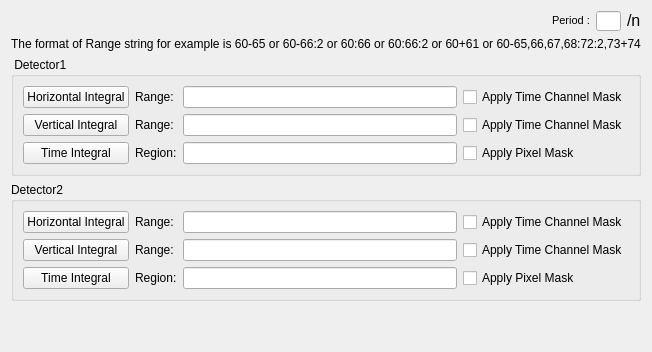
     <widget class="QWidget" name="widget">
      <attribute name="title">
       <string>Diagnostics</string>
      </attribute>
      <layout class="QGridLayout" name="gridLayout_25">
       <item row="0" column="0">
        <layout class="QGridLayout" name="gridLayout_23">
         <property name="sizeConstraint">
          <enum>QLayout::SetDefaultConstraint</enum>
         </property>
         <property name="verticalSpacing">
          <number>6</number>
         </property>
         <item row="0" column="0">
          <widget class="MantidQt::MantidWidgets::MWRunFiles" name="file_run_edit" native="true">
           <property name="sizePolicy">
            <sizepolicy hsizetype="MinimumExpanding" vsizetype="Minimum">
             <horstretch>0</horstretch>
             <verstretch>0</verstretch>
            </sizepolicy>
           </property>
           <property name="maximumSize">
            <size>
             <width>16777215</width>
             <height>16777215</height>
            </size>
           </property>
           <property name="label" stdset="0">
            <string>File/Run:</string>
           </property>
           <property name="multipleFiles" stdset="0">
            <bool>false</bool>
           </property>
          </widget>
         </item>
         <item row="0" column="1">
          <widget class="QLabel" name="label_period">
           <property name="text">
            <string>&lt;!DOCTYPE HTML PUBLIC &quot;-//W3C//DTD HTML 4.0//EN&quot; &quot;http://www.w3.org/TR/REC-html40/strict.dtd&quot;&gt;
&lt;html&gt;&lt;head&gt;&lt;meta name=&quot;qrichtext&quot; content=&quot;1&quot; /&gt;&lt;style type=&quot;text/css&quot;&gt;
p, li { white-space: pre-wrap; }
&lt;/style&gt;&lt;/head&gt;&lt;body style=&quot; font-family:'MS Shell Dlg 2'; font-size:8.25pt; font-weight:400; font-style:normal;&quot;&gt;
&lt;p style=&quot; margin-top:0px; margin-bottom:0px; margin-left:0px; margin-right:0px; -qt-block-indent:0; text-indent:0px;&quot;&gt;&lt;span style=&quot; font-size:8pt;&quot;&gt;Period :&lt;/span&gt;&lt;/p&gt;&lt;/body&gt;&lt;/html&gt;</string>
           </property>
          </widget>
         </item>
         <item row="0" column="2">
          <widget class="QLineEdit" name="period_edit">
           <property name="minimumSize">
            <size>
             <width>25</width>
             <height>0</height>
            </size>
           </property>
           <property name="maximumSize">
            <size>
             <width>25</width>
             <height>20</height>
            </size>
           </property>
          </widget>
         </item>
         <item row="0" column="3">
          <widget class="QLabel" name="total_perioids">
           <property name="text">
            <string>&lt;!DOCTYPE HTML PUBLIC &quot;-//W3C//DTD HTML 4.0//EN&quot; &quot;http://www.w3.org/TR/REC-html40/strict.dtd&quot;&gt;
&lt;html&gt;&lt;head&gt;&lt;meta name=&quot;qrichtext&quot; content=&quot;1&quot; /&gt;&lt;style type=&quot;text/css&quot;&gt;
p, li { white-space: pre-wrap; }
&lt;/style&gt;&lt;/head&gt;&lt;body style=&quot; font-family:'MS Shell Dlg 2'; font-size:8.25pt; font-weight:400; font-style:normal;&quot;&gt;
&lt;p style=&quot; margin-top:0px; margin-bottom:0px; margin-left:0px; margin-right:0px; -qt-block-indent:0; text-indent:0px;&quot;&gt;&lt;span style=&quot; font-size:12pt;&quot;&gt;/n&lt;/span&gt;&lt;/p&gt;&lt;/body&gt;&lt;/html&gt;</string>
           </property>
          </widget>
         </item>
        </layout>
       </item>
       <item row="1" column="0">
        <widget class="QLabel" name="label_7">
         <property name="text">
          <string>The format of Range string for example is 60-65 or 60-66:2 or 60:66 or 60:66:2 or 60+61 or 60-65,66,67,68:72:2,73+74</string>
         </property>
        </widget>
       </item>
       <item row="2" column="0">
        <widget class="QGroupBox" name="groupBox_Detector1">
         <property name="title">
          <string> Detector1</string>
         </property>
         <layout class="QGridLayout" name="gridLayout_22">
          <item row="0" column="0">
           <widget class="QPushButton" name="hi_Btn1">
            <property name="text">
             <string>Horizontal Integral</string>
            </property>
           </widget>
          </item>
          <item row="0" column="1">
           <widget class="QLabel" name="hrange_det1">
            <property name="text">
             <string>Range:</string>
            </property>
           </widget>
          </item>
          <item row="0" column="2">
           <widget class="QLineEdit" name="hirange_edit1"/>
          </item>
          <item row="0" column="3">
           <widget class="QCheckBox" name="tcmask1">
            <property name="text">
             <string>Apply Time Channel Mask</string>
            </property>
           </widget>
          </item>
          <item row="1" column="0">
           <widget class="QPushButton" name="vi_Btn1">
            <property name="text">
             <string>Vertical Integral</string>
            </property>
           </widget>
          </item>
          <item row="1" column="1">
           <widget class="QLabel" name="vrange_det1">
            <property name="text">
             <string>Range:</string>
            </property>
           </widget>
          </item>
          <item row="1" column="2">
           <widget class="QLineEdit" name="virange_edit1"/>
          </item>
          <item row="1" column="3">
           <widget class="QCheckBox" name="tcmask2">
            <property name="text">
             <string>Apply Time Channel Mask</string>
            </property>
           </widget>
          </item>
          <item row="2" column="0">
           <widget class="QPushButton" name="ti_Btn1">
            <property name="text">
             <string>Time Integral</string>
            </property>
           </widget>
          </item>
          <item row="2" column="1">
           <widget class="QLabel" name="region_det1">
            <property name="text">
             <string>Region:</string>
            </property>
           </widget>
          </item>
          <item row="2" column="2">
           <widget class="QLineEdit" name="tirange_edit1"/>
          </item>
          <item row="2" column="3">
           <widget class="QCheckBox" name="pmask1">
            <property name="text">
             <string>Apply Pixel Mask</string>
            </property>
           </widget>
          </item>
         </layout>
        </widget>
       </item>
       <item row="3" column="0">
        <widget class="QGroupBox" name="groupBox_Detector2">
         <property name="title">
          <string>Detector2</string>
         </property>
         <layout class="QGridLayout" name="gridLayout_24">
          <item row="0" column="0">
           <widget class="QPushButton" name="hi_Btn2">
            <property name="text">
             <string>Horizontal Integral</string>
            </property>
           </widget>
          </item>
          <item row="0" column="1">
           <widget class="QLabel" name="hrange_det2">
            <property name="text">
             <string>Range:</string>
            </property>
           </widget>
          </item>
          <item row="0" column="2">
           <widget class="QLineEdit" name="hirange_edit2"/>
          </item>
          <item row="0" column="3">
           <widget class="QCheckBox" name="tcmask3">
            <property name="text">
             <string>Apply Time Channel Mask</string>
            </property>
           </widget>
          </item>
          <item row="1" column="0">
           <widget class="QPushButton" name="vi_Btn2">
            <property name="text">
             <string>Vertical Integral</string>
            </property>
           </widget>
          </item>
          <item row="1" column="1">
           <widget class="QLabel" name="vrange_det2">
            <property name="text">
             <string>Range:</string>
            </property>
           </widget>
          </item>
          <item row="1" column="2">
           <widget class="QLineEdit" name="virange_edit2"/>
          </item>
          <item row="1" column="3">
           <widget class="QCheckBox" name="tcmask4">
            <property name="text">
             <string>Apply Time Channel Mask</string>
            </property>
           </widget>
          </item>
          <item row="2" column="0">
           <widget class="QPushButton" name="ti_Btn2">
            <property name="text">
             <string>Time Integral</string>
            </property>
           </widget>
          </item>
          <item row="2" column="1">
           <widget class="QLabel" name="region_det2">
            <property name="text">
             <string>Region:</string>
            </property>
           </widget>
          </item>
          <item row="2" column="2">
           <widget class="QLineEdit" name="tirange_edit2"/>
          </item>
          <item row="2" column="3">
           <widget class="QCheckBox" name="pmask2">
            <property name="text">
             <string>Apply Pixel Mask</string>
            </property>
           </widget>
          </item>
         </layout>
        </widget>
       </item>
       <item row="4" column="0">
        <spacer name="verticalSpacer_11">
         <property name="orientation">
          <enum>Qt::Vertical</enum>
         </property>
         <property name="sizeHint" stdset="0">
          <size>
           <width>20</width>
           <height>40</height>
          </size>
         </property>
        </spacer>
       </item>
      </layout>
     </widget>
